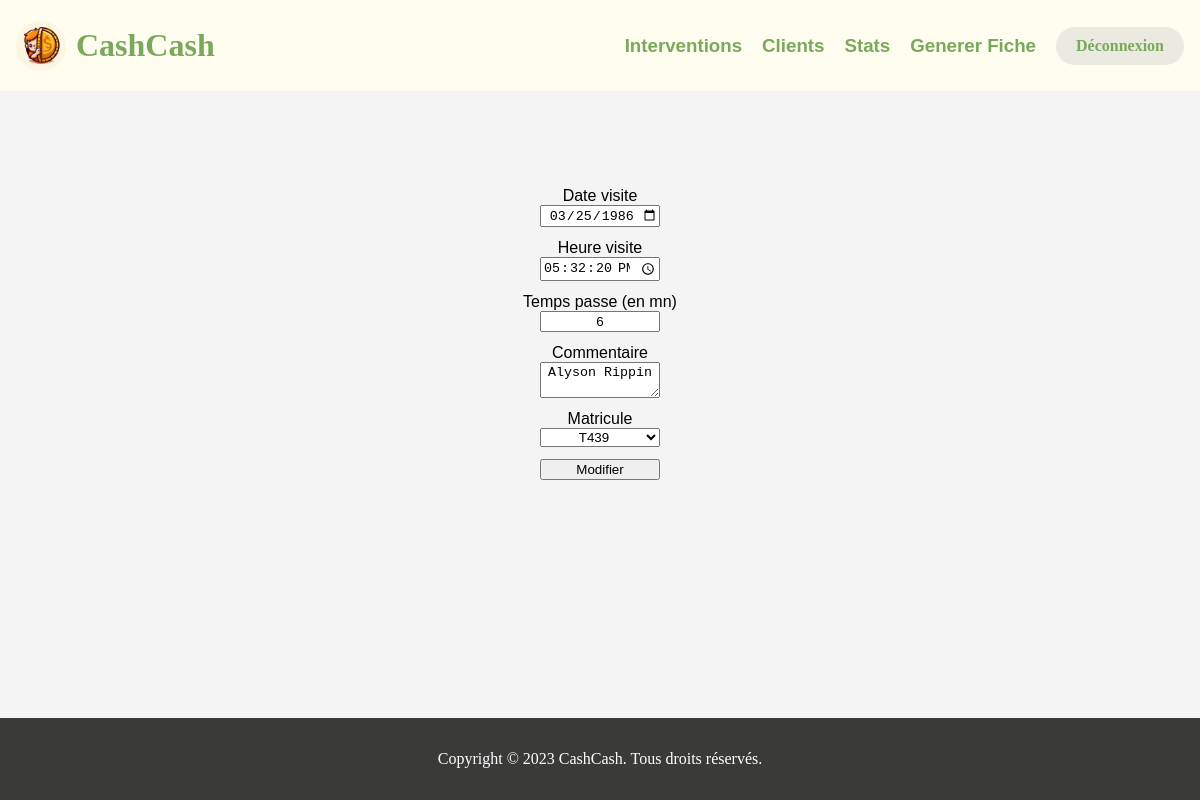
Screenshot of /?action=editerInterventions&&id=3 (signed in) with the database file from the repository.
### tables this page shows
CREATE TABLE `controlers` (
  `numero_intervention` bigint(20) UNSIGNED NOT NULL,
  `numero_de_serie` varchar(191) NOT NULL,
  `temps_passe` int(11) NOT NULL,
  `commentaire` varchar(191) NOT NULL
);

CREATE TABLE `interventions` (
  `numero_intervention` bigint(20) UNSIGNED NOT NULL,
  `date_visite` date NOT NULL,
  `heure_visite` time NOT NULL,
  `numero_client` varchar(191) NOT NULL,
  `matricule` varchar(191) NOT NULL
);

### index.php (called while the page is built, shortened)
<?php
    include "getRacine.php";
    if (isset($_GET["action"])) {
        $action = $_GET["action"];
    } else {
        $action = "defaut";
    }
    $fichier = controleurPrincipal($action);
    include "$racine/controleur/$fichier";
?>

### modele/bd.intervention.php (called while the page is built, shortened)
<?php
function getInterventionById($id){
    $base = connexionPDO();
    $statement = $base->prepare("SELECT interventions.*, controlers.commentaire, controlers.temps_passe
    FROM interventions
    LEFT JOIN controlers ON controlers.numero_intervention = interventions.numero_intervention
    WHERE interventions.numero_intervention = :Ninter");
    $statement->bindParam(':Ninter', $id);
    $statement->execute();
    $resultat = $statement->fetch(PDO::FETCH_ASSOC);
    return $resultat;
}
function getMatricules(){
    $base = connexionPDO();
    $queryMatricules = "SELECT matricule FROM techniciens";
    $statement = $base->prepare($queryMatricules);
    $statement->execute();
    $matricules = $statement->fetchAll(PDO::FETCH_COLUMN);
    return $matricules;
}
?>

### vue/vueEditer.php (the view, shortened to what this page needs)
<form style="text-align: center; display: grid; margin-top: 8%;" action="?action=updateInterventions" method="POST">
    <label for="date_visite">Date visite</label>
    <td><input class="editer1" style="text-align: center; margin-bottom: 1%; margin-left: 45%; margin-right: 45%;" type="date" name="date_visite" value="<?php echo $resultat['date_visite']; ?>"></td>
    <label for="date_visite">Heure visite</label>
    <td><input class="editer2" style="text-align: center; margin-bottom: 1%; margin-left: 45%; margin-right: 45%;" type="time" name="heure_visite" value="<?php echo $resultat['heure_visite']; ?>" step="1"></td>
    <?php if(isset($resultat['temps_passe'])): ?>
        <label for="date_visite">Temps passe (en mn)</label>
        <td><input class="editer3" style="text-align: center; margin-bottom: 1%; margin-left: 45%; margin-right: 45%;" type="text" name="temps_passe" value="<?php echo $resultat['temps_passe']; ?>"></td>
        <label for="date_visite">Commentaire</label>
        <td><textarea class="editer4" style="text-align: center; margin-bottom: 1%; margin-left: 45%; margin-right: 45%;" name="commentaire"><?php echo htmlspecialchars($resultat['commentaire']); ?></textarea></td>
    <?php endif; ?>
    <td>
        <label for="date_visite">Matricule</label>
        <select class="editer5" style="text-align: center; margin-bottom: 1%; margin-left: 45%; margin-right: 45%;" name="matricule">
            <?php foreach ($matricules as $matricule): ?>
                <option value="<?php echo $matricule; ?>" <?php if ($matricule == $resultat['matricule']) echo 'selected'; ?>><?php echo $matricule; ?></option>
            <?php endforeach; ?>
        </select>
    </td>
    <td><input class="editer6" style="text-align: center; margin-bottom: 1%; margin-left: 45%; margin-right: 45%;" type="submit" value="Modifier"></td>
</form>

### css/style.css (style rules this page uses)
.editer1 { text-align: center; }

### rows the page displays
controlers: date_visite "03/25/1986", heure_visite "17:32:20", temps_passe "6", commentaire "Alyson Rippin"
interventions: matricule "T439"
